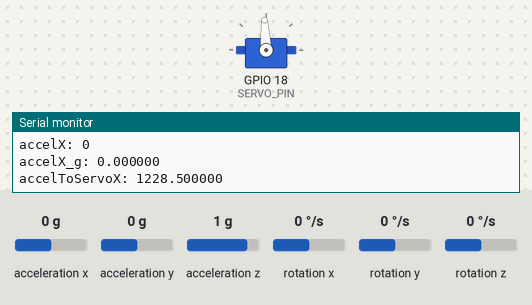
A program run on a simulated ESP32. On the bench: servo, the last lines printed to the serial monitor. Wiring (inferred from the names in the program): MPU-6050 motion sensor at I2C address 0x68. Inputs (shaded band) come from the test bench; at power-on: acceleration x 0 g, acceleration y 0 g, acceleration z 1 g, rotation x 0 °/s, rotation y 0 °/s, rotation z 0 °/s. Servo pulses on a pin are drawn as a servo (544–2400 µs = 0–180°).

Above: at 1.2 s.
1.3 s: acceleration x set to -1.4 g
At 2.5 s:
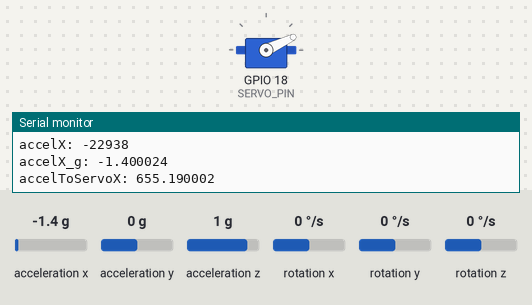
2.8 s: acceleration x set to -0.8 g
At 4.0 s:
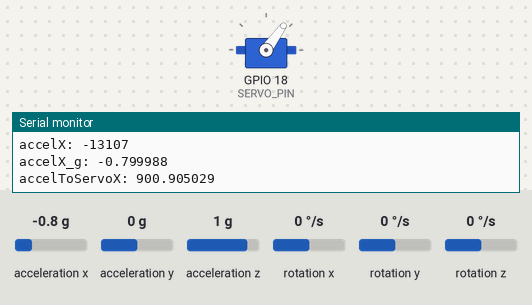
4.3 s: acceleration x set to 0.8 g
At 5.4 s:
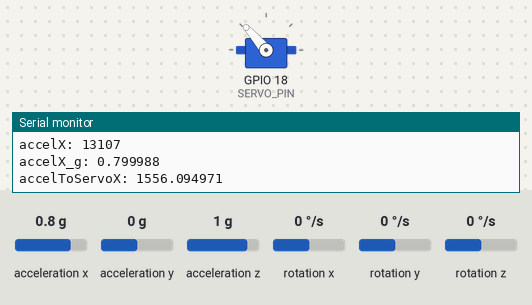
5.9 s: acceleration x set to 1.4 g
At 6.7 s:
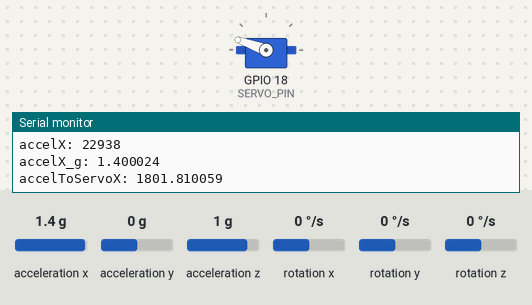
7.4 s: acceleration x set to 0 g
At 8.0 s:
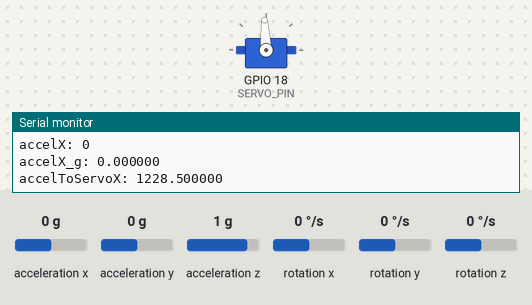
Timing chart, 0 to 9.9 s (numbered marks = the images above; inputs shaded):
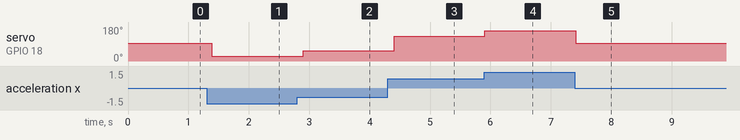

The program:

main.cpp
```cpp
#include <Arduino.h>
#include "Wire.h"

#define I2C_DEV_ADDR 0x68
#define SIZE 14
#define I2C_SDA 21
#define I2C_SCL 22
#define SERVO_PIN 18
#define SERVO_CHANNEL 0
uint32_t i = 0;


void setup() {
  Serial.begin(115200);
  Serial.printf("Serial monitor on\n");

  // Servo set up
  ledcSetup(SERVO_CHANNEL, 50, 14);
  ledcAttachPin(SERVO_PIN, SERVO_CHANNEL);

  Wire.begin(I2C_SDA, I2C_SCL);
  // 0. Wake IMU from sleep
  Wire.beginTransmission(I2C_DEV_ADDR);
  Wire.write(0x6B);
  Wire.write(0x00); // Write 0x00 into the address 0x6B (PWR_MGMT_1) to wake IMU.
  uint8_t error = Wire.endTransmission(true); // The 'true' bool here tells the device to send a 'STOP' signal rather than a repeated 'START' signal (both are accepted by this I2C device)
  Serial.printf("Error message: %d\n", error);
}

void loop() {
  delay(100);
  i++;
  Serial.printf("Loop %d\n", i);
  // 1. Write the address of first byte which is 0x3B in datasheet (Accel X High)
  Wire.beginTransmission(I2C_DEV_ADDR);
  Wire.write(0x3B); // Address of first byte to be read. See datasheet - the first part of one of these I2C messages is to write the address that we begin reading/writing at
  Wire.endTransmission(false); // Ending message with another START signal
  // No 'endTranmission' as we want to continue the message
  // 2. Read stage - read 14 bytes or so of data
  uint8_t buffer[SIZE];
  uint8_t receivedData = Wire.requestFrom(I2C_DEV_ADDR, sizeof(buffer)); // receiving data in bytes from MPU6050 and put it onto the buffer stored in Wire object
  size_t numBytesReturned = Wire.readBytes(buffer, SIZE); // Take 'SIZE' number of bytes and move it from Wire buffer to 'buffer'

  Serial.printf("Number of bytes returned: %zu\n", numBytesReturned);

  // 3. Interpret bytes and put together high and low bytes


  Serial.printf("Buffer: ");
  for (int j=0; j<SIZE; j++) {
    Serial.printf("%d\n", buffer[j]);
  }
  // Put together low and high bytes
  int16_t accelX = buffer[1] + (buffer[0]<<8);
  Serial.printf("accelX: %d\n", accelX);
  int16_t accelY = buffer[3] + (buffer[2]<<8);
  int16_t accelZ = buffer[5] + (buffer[4]<<8);
  // Convert to g
  float accelX_g = (float) accelX/16384;
  float accelY_g = (float) accelY/16384;
  float accelZ_g = (float) accelZ/16384;

  Serial.printf("accelX_g: %f\n", accelX_g);

  float accelToServoX = ( ( (accelX_g) / 2 ) + 1.5 ) * 819;
  Serial.printf("accelToServoX: %f\n", accelToServoX);

  ledcWrite(SERVO_CHANNEL, accelToServoX);
}
```

Measured:
- after the input at 1.3 s, servo on GPIO 18 (SERVO_PIN): 93° → 25° after 0.09 s
- after the input at 2.8 s, servo on GPIO 18 (SERVO_PIN): 25° → 54° after 0.10 s
- after the input at 4.3 s, servo on GPIO 18 (SERVO_PIN): 54° → 131° after 0.10 s
- after the input at 5.9 s, servo on GPIO 18 (SERVO_PIN): 131° → 160° at once
- after the input at 7.4 s, servo on GPIO 18 (SERVO_PIN): 160° → 93° at once
